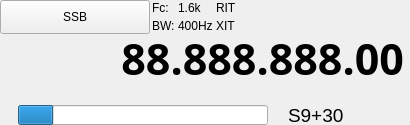
           <widget class="QWidget" name="VFOA" native="true">
            <property name="sizePolicy">
             <sizepolicy hsizetype="Fixed" vsizetype="Fixed">
              <horstretch>0</horstretch>
              <verstretch>0</verstretch>
             </sizepolicy>
            </property>
            <property name="minimumSize">
             <size>
              <width>400</width>
              <height>0</height>
             </size>
            </property>
            <layout class="QVBoxLayout" name="VFO_A">
             <property name="spacing">
              <number>2</number>
             </property>
             <property name="sizeConstraint">
              <enum>QLayout::SetDefaultConstraint</enum>
             </property>
             <property name="leftMargin">
              <number>0</number>
             </property>
             <property name="topMargin">
              <number>0</number>
             </property>
             <property name="rightMargin">
              <number>0</number>
             </property>
             <property name="bottomMargin">
              <number>0</number>
             </property>
             <item>
              <layout class="QHBoxLayout" name="horizontalLayout_12">
               <property name="spacing">
                <number>2</number>
               </property>
               <item>
                <widget class="QPushButton" name="button_A_mode">
                 <property name="sizePolicy">
                  <sizepolicy hsizetype="Minimum" vsizetype="Minimum">
                   <horstretch>0</horstretch>
                   <verstretch>0</verstretch>
                  </sizepolicy>
                 </property>
                 <property name="minimumSize">
                  <size>
                   <width>150</width>
                   <height>0</height>
                  </size>
                 </property>
                 <property name="maximumSize">
                  <size>
                   <width>16777215</width>
                   <height>55</height>
                  </size>
                 </property>
                 <property name="text">
                  <string>SSB</string>
                 </property>
                </widget>
               </item>
               <item>
                <layout class="QGridLayout" name="gridLayout_5">
                 <property name="sizeConstraint">
                  <enum>QLayout::SetMinimumSize</enum>
                 </property>
                 <property name="spacing">
                  <number>2</number>
                 </property>
                 <item row="3" column="0">
                  <widget class="QLabel" name="label_A_bw">
                   <property name="sizePolicy">
                    <sizepolicy hsizetype="Minimum" vsizetype="Minimum">
                     <horstretch>0</horstretch>
                     <verstretch>0</verstretch>
                    </sizepolicy>
                   </property>
                   <property name="maximumSize">
                    <size>
                     <width>16777215</width>
                     <height>27</height>
                    </size>
                   </property>
                   <property name="text">
                    <string>BW:</string>
                   </property>
                  </widget>
                 </item>
                 <item row="2" column="0">
                  <widget class="QLabel" name="label_A_fc">
                   <property name="sizePolicy">
                    <sizepolicy hsizetype="Minimum" vsizetype="Minimum">
                     <horstretch>0</horstretch>
                     <verstretch>0</verstretch>
                    </sizepolicy>
                   </property>
                   <property name="maximumSize">
                    <size>
                     <width>16777215</width>
                     <height>27</height>
                    </size>
                   </property>
                   <property name="text">
                    <string>Fc:</string>
                   </property>
                  </widget>
                 </item>
                 <item row="3" column="1">
                  <widget class="QPushButton" name="button_A_bw">
                   <property name="sizePolicy">
                    <sizepolicy hsizetype="Minimum" vsizetype="Minimum">
                     <horstretch>0</horstretch>
                     <verstretch>0</verstretch>
                    </sizepolicy>
                   </property>
                   <property name="maximumSize">
                    <size>
                     <width>16777215</width>
                     <height>27</height>
                    </size>
                   </property>
                   <property name="font">
                    <font/>
                   </property>
                   <property name="styleSheet">
                    <string notr="true">background-color: transparent;
border: 1px solid transparent;
Text-align: left
</string>
                   </property>
                   <property name="text">
                    <string>400Hz</string>
                   </property>
                  </widget>
                 </item>
                 <item row="2" column="1">
                  <widget class="QPushButton" name="button_A_fc">
                   <property name="sizePolicy">
                    <sizepolicy hsizetype="Minimum" vsizetype="Minimum">
                     <horstretch>0</horstretch>
                     <verstretch>0</verstretch>
                    </sizepolicy>
                   </property>
                   <property name="maximumSize">
                    <size>
                     <width>16777215</width>
                     <height>27</height>
                    </size>
                   </property>
                   <property name="font">
                    <font/>
                   </property>
                   <property name="styleSheet">
                    <string notr="true">background-color: transparent;
border: 1px solid transparent;
Text-align: left</string>
                   </property>
                   <property name="text">
                    <string>1.6k</string>
                   </property>
                  </widget>
                 </item>
                 <item row="2" column="2">
                  <widget class="QLabel" name="label_A_rit">
                   <property name="sizePolicy">
                    <sizepolicy hsizetype="Minimum" vsizetype="Minimum">
                     <horstretch>0</horstretch>
                     <verstretch>0</verstretch>
                    </sizepolicy>
                   </property>
                   <property name="maximumSize">
                    <size>
                     <width>16777215</width>
                     <height>27</height>
                    </size>
                   </property>
                   <property name="text">
                    <string>RIT</string>
                   </property>
                  </widget>
                 </item>
                 <item row="3" column="2">
                  <widget class="QLabel" name="label_A_xit">
                   <property name="sizePolicy">
                    <sizepolicy hsizetype="Minimum" vsizetype="Minimum">
                     <horstretch>0</horstretch>
                     <verstretch>0</verstretch>
                    </sizepolicy>
                   </property>
                   <property name="maximumSize">
                    <size>
                     <width>16777215</width>
                     <height>27</height>
                    </size>
                   </property>
                   <property name="text">
                    <string>XIT</string>
                   </property>
                  </widget>
                 </item>
                </layout>
               </item>
               <item>
                <spacer name="horizontalSpacer_6">
                 <property name="orientation">
                  <enum>Qt::Horizontal</enum>
                 </property>
                 <property name="sizeType">
                  <enum>QSizePolicy::Fixed</enum>
                 </property>
                 <property name="sizeHint" stdset="0">
                  <size>
                   <width>15</width>
                   <height>0</height>
                  </size>
                 </property>
                </spacer>
               </item>
               <item>
                <widget class="QPushButton" name="button_A_rx">
                 <property name="sizePolicy">
                  <sizepolicy hsizetype="Minimum" vsizetype="Minimum">
                   <horstretch>0</horstretch>
                   <verstretch>0</verstretch>
                  </sizepolicy>
                 </property>
                 <property name="minimumSize">
                  <size>
                   <width>0</width>
                   <height>0</height>
                  </size>
                 </property>
                 <property name="maximumSize">
                  <size>
                   <width>16777215</width>
                   <height>55</height>
                  </size>
                 </property>
                 <property name="styleSheet">
                  <string notr="true">background-color: transparent;
border: 1px solid transparent;</string>
                 </property>
                 <property name="text">
                  <string/>
                 </property>
                </widget>
               </item>
               <item>
                <widget class="QPushButton" name="button_A_tx">
                 <property name="sizePolicy">
                  <sizepolicy hsizetype="Minimum" vsizetype="Minimum">
                   <horstretch>0</horstretch>
                   <verstretch>0</verstretch>
                  </sizepolicy>
                 </property>
                 <property name="minimumSize">
                  <size>
                   <width>0</width>
                   <height>0</height>
                  </size>
                 </property>
                 <property name="maximumSize">
                  <size>
                   <width>16777215</width>
                   <height>55</height>
                  </size>
                 </property>
                 <property name="styleSheet">
                  <string notr="true">background-color: transparent;
border: 1px solid transparent;</string>
                 </property>
                 <property name="text">
                  <string/>
                 </property>
                </widget>
               </item>
              </layout>
             </item>
             <item>
              <layout class="QHBoxLayout" name="horizontalLayout_17">
               <property name="spacing">
                <number>5</number>
               </property>
               <property name="leftMargin">
                <number>5</number>
               </property>
               <property name="rightMargin">
                <number>5</number>
               </property>
               <item>
                <widget class="QPushButton" name="button_A_freq">
                 <property name="sizePolicy">
                  <sizepolicy hsizetype="Minimum" vsizetype="Minimum">
                   <horstretch>0</horstretch>
                   <verstretch>0</verstretch>
                  </sizepolicy>
                 </property>
                 <property name="minimumSize">
                  <size>
                   <width>400</width>
                   <height>45</height>
                  </size>
                 </property>
                 <property name="maximumSize">
                  <size>
                   <width>400</width>
                   <height>45</height>
                  </size>
                 </property>
                 <property name="font">
                  <font>
                   <family>Waree</family>
                   <pointsize>32</pointsize>
                   <weight>75</weight>
                   <bold>true</bold>
                  </font>
                 </property>
                 <property name="acceptDrops">
                  <bool>false</bool>
                 </property>
                 <property name="styleSheet">
                  <string notr="true">border: 1px solid transparent;
text-align: right;
background-color: transparent

</string>
                 </property>
                 <property name="text">
                  <string>88.888.888.00</string>
                 </property>
                 <property name="checkable">
                  <bool>false</bool>
                 </property>
                 <property name="autoDefault">
                  <bool>false</bool>
                 </property>
                 <property name="default">
                  <bool>false</bool>
                 </property>
                 <property name="flat">
                  <bool>true</bool>
                 </property>
                </widget>
               </item>
              </layout>
             </item>
             <item>
              <layout class="QHBoxLayout" name="horizontalLayout_15">
               <property name="spacing">
                <number>0</number>
               </property>
               <item>
                <widget class="QPushButton" name="button_A_meterScale">
                 <property name="sizePolicy">
                  <sizepolicy hsizetype="Minimum" vsizetype="Minimum">
                   <horstretch>0</horstretch>
                   <verstretch>0</verstretch>
                  </sizepolicy>
                 </property>
                 <property name="minimumSize">
                  <size>
                   <width>280</width>
                   <height>0</height>
                  </size>
                 </property>
                 <property name="styleSheet">
                  <string notr="true">background-color: transparent;
border: 1px solid transparent;</string>
                 </property>
                 <property name="text">
                  <string/>
                 </property>
                </widget>
               </item>
               <item>
                <spacer name="horizontalSpacer_13">
                 <property name="orientation">
                  <enum>Qt::Horizontal</enum>
                 </property>
                 <property name="sizeHint" stdset="0">
                  <size>
                   <width>40</width>
                   <height>20</height>
                  </size>
                 </property>
                </spacer>
               </item>
              </layout>
             </item>
             <item>
              <layout class="QHBoxLayout" name="horizontalLayout_18">
               <property name="spacing">
                <number>0</number>
               </property>
               <item>
                <spacer name="horizontalSpacer_14">
                 <property name="orientation">
                  <enum>Qt::Horizontal</enum>
                 </property>
                 <property name="sizeType">
                  <enum>QSizePolicy::Fixed</enum>
                 </property>
                 <property name="sizeHint" stdset="0">
                  <size>
                   <width>18</width>
                   <height>0</height>
                  </size>
                 </property>
                </spacer>
               </item>
               <item>
                <widget class="QProgressBar" name="meter_A">
                 <property name="sizePolicy">
                  <sizepolicy hsizetype="Fixed" vsizetype="Minimum">
                   <horstretch>0</horstretch>
                   <verstretch>0</verstretch>
                  </sizepolicy>
                 </property>
                 <property name="minimumSize">
                  <size>
                   <width>250</width>
                   <height>0</height>
                  </size>
                 </property>
                 <property name="maximumSize">
                  <size>
                   <width>250</width>
                   <height>20</height>
                  </size>
                 </property>
                 <property name="maximum">
                  <number>14</number>
                 </property>
                 <property name="value">
                  <number>2</number>
                 </property>
                 <property name="textVisible">
                  <bool>false</bool>
                 </property>
                </widget>
               </item>
               <item>
                <spacer name="horizontalSpacer_15">
                 <property name="orientation">
                  <enum>Qt::Horizontal</enum>
                 </property>
                 <property name="sizeType">
                  <enum>QSizePolicy::Fixed</enum>
                 </property>
                 <property name="sizeHint" stdset="0">
                  <size>
                   <width>20</width>
                   <height>0</height>
                  </size>
                 </property>
                </spacer>
               </item>
               <item>
                <widget class="QLabel" name="label_A_meter">
                 <property name="sizePolicy">
                  <sizepolicy hsizetype="Minimum" vsizetype="Minimum">
                   <horstretch>0</horstretch>
                   <verstretch>0</verstretch>
                  </sizepolicy>
                 </property>
                 <property name="minimumSize">
                  <size>
                   <width>60</width>
                   <height>0</height>
                  </size>
                 </property>
                 <property name="maximumSize">
                  <size>
                   <width>16777215</width>
                   <height>20</height>
                  </size>
                 </property>
                 <property name="font">
                  <font>
                   <pointsize>14</pointsize>
                  </font>
                 </property>
                 <property name="text">
                  <string>S9+30</string>
                 </property>
                </widget>
               </item>
              </layout>
             </item>
            </layout>
           </widget>
